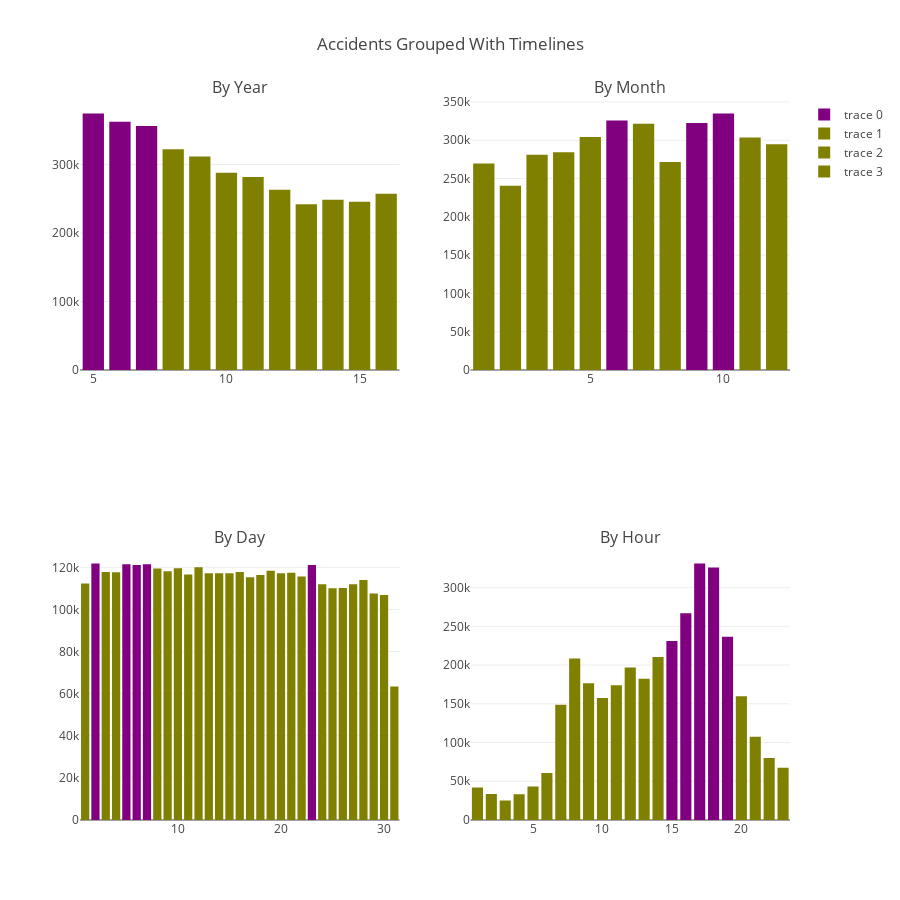

Write notebook code for a chart like this one.
### Code cell
init_notebook_mode(connected=True)
topcolor = 'rgb(128, 0, 128)'
othercolor = 'rgb(128, 128, 0)'
def plotbar(data, n):
    topn = data.sort_values(ascending=False)[0:n]
    colors = [topcolor if i in topn else othercolor for i in data.index]
    bar = go.Bar(x=data.index,y=data.values, marker=dict(color = colors))
    return bar

by_year = df_init.groupby(['an']).size()
by_month = df_init.groupby(['mois']).size()
by_day = df_init.groupby(['jour']).size()
by_hour = df_init.groupby(['hr']).size()

figure =tools.make_subplots(rows=2, cols=2, \
                            subplot_titles=('By Year', 'By Month', 'By Day', 'By Hour'))
trc1 = plotbar(by_year, 3)
trc2 = plotbar(by_month, 3)
trc3 = plotbar(by_day, 5)
trc4 = plotbar(by_hour, 5)

figure.append_trace(trc1, 1,1)
figure.append_trace(trc2, 1,2)
figure.append_trace(trc3, 2,1)
figure.append_trace(trc4, 2,2)

figure['layout'].update(height=900, width=900, title='Accidents Grouped With Timelines')
iplot(figure,filename='make-subplots-multiple-with-titles')

### Figure 1 — Plotly figure (JSON) as saved in the notebook; plotly's stock layout.template omitted (floating-point values rounded to 4 significant figures)
{"data": [{"marker": {"color": ["rgb(128, 0, 128)", "rgb(128, 0, 128)", "rgb(128, 0, 128)", "rgb(128, 128, 0)", "rgb(128, 128, 0)", "rgb(128, 128, 0)", "rgb(128, 128, 0)", "rgb(128, 128, 0)", "rgb(128, 128, 0)", "rgb(128, 128, 0)", "rgb(128, 128, 0)", "rgb(128, 128, 0)"]}, "type": "bar", "uid": "089641a8-9964-11e9-a5ac-9801a7b688a9", "x": [5, 6, 7, 8, 9, 10, 11, 12, 13, 14, 15, 16], "xaxis": "x", "y": [374561, 362507, 356228, 322196, 311706, 288112, 281675, 263194, 242163, 248642, 245706, 257286], "yaxis": "y"}, {"marker": {"color": ["rgb(128, 128, 0)", "rgb(128, 128, 0)", "rgb(128, 128, 0)", "rgb(128, 128, 0)", "rgb(128, 128, 0)", "rgb(128, 0, 128)", "rgb(128, 128, 0)", "rgb(128, 128, 0)", "rgb(128, 0, 128)", "rgb(128, 0, 128)", "rgb(128, 128, 0)", "rgb(128, 128, 0)"]}, "type": "bar", "uid": "089c1a1c-9964-11e9-9f16-9801a7b688a9", "x": [1, 2, 3, 4, 5, 6, 7, 8, 9, 10, 11, 12], "xaxis": "x2", "y": [269468, 240426, 281133, 284394, 304301, 325594, 321512, 271496, 322546, 334884, 303611, 294611], "yaxis": "y2"}, {"marker": {"color": ["rgb(128, 128, 0)", "rgb(128, 0, 128)", "rgb(128, 128, 0)", "rgb(128, 128, 0)", "rgb(128, 0, 128)", "rgb(128, 0, 128)", "rgb(128, 0, 128)", "rgb(128, 128, 0)", "rgb(128, 128, 0)", "rgb(128, 128, 0)", "rgb(128, 128, 0)", "rgb(128, 128, 0)", "rgb(128, 128, 0)", "rgb(128, 128, 0)", "rgb(128, 128, 0)", "rgb(128, 128, 0)", "rgb(128, 128, 0)", "rgb(128, 128, 0)", "rgb(128, 128, 0)", "rgb(128, 128, 0)", "rgb(128, 128, 0)", "rgb(128, 128, 0)", "rgb(128, 0, 128)", "rgb(128, 128, 0)", "rgb(128, 128, 0)", "rgb(128, 128, 0)", "rgb(128, 128, 0)", "rgb(128, 128, 0)", "rgb(128, 128, 0)", "rgb(128, 128, 0)", "rgb(128, 128, 0)"]}, "type": "bar", "uid": "089cc1a6-9964-11e9-b110-9801a7b688a9", "x": [1, 2, 3, 4, 5, 6, 7, 8, 9, 10, 11, 12, 13, 14, 15, 16, 17, 18, 19, 20, 21, 22, 23, 24, 25, 26, 27, 28, 29, 30, 31], "xaxis": "x3", "y": [112356, 121810, 117805, 117655, 121451, 121118, 121398, 119419, 118114, 119536, 116597, 120033, 117211, 117208, 117141, 117757, 115298, 116323, 118418, 117150, 117423, 115585, 121087, 112008, 110112, 110133, 111916, 114023, 107557, 106895, 63439], "yaxis": "y3"}, {"marker": {"color": ["rgb(128, 128, 0)", "rgb(128, 128, 0)", "rgb(128, 128, 0)", "rgb(128, 128, 0)", "rgb(128, 128, 0)", "rgb(128, 128, 0)", "rgb(128, 128, 0)", "rgb(128, 0, 128)", "rgb(128, 0, 128)", "rgb(128, 0, 128)", "rgb(128, 0, 128)", "rgb(128, 0, 128)", "rgb(128, 128, 0)", "rgb(128, 128, 0)", "rgb(128, 128, 0)", "rgb(128, 128, 0)", "rgb(128, 128, 0)", "rgb(128, 128, 0)", "rgb(128, 128, 0)", "rgb(128, 128, 0)", "rgb(128, 128, 0)", "rgb(128, 128, 0)", "rgb(128, 128, 0)", "rgb(128, 128, 0)"]}, "type": "bar", "uid": "089d6264-9964-11e9-8613-9801a7b688a9", "x": ["", "1", "10", "11", "12", "13", "14", "15", "16", "17", "18", "19", "2", "20", "21", "22", "23", "3", "4", "5", "6", "7", "8", "9"], "xaxis": "x4", "y": [55113, 41913, 157433, 173906, 196883, 182448, 210350, 231174, 266967, 331126, 325896, 236419, 33565, 159712, 107435, 80002, 67569, 25227, 33285, 43228, 60632, 148743, 208486, 176464], "yaxis": "y4"}], "layout": {"annotations": [{"font": {"size": 16}, "showarrow": false, "text": "By Year", "x": 0.225, "xanchor": "center", "xref": "paper", "y": 1, "yanchor": "bottom", "yref": "paper"}, {"font": {"size": 16}, "showarrow": false, "text": "By Month", "x": 0.775, "xanchor": "center", "xref": "paper", "y": 1, "yanchor": "bottom", "yref": "paper"}, {"font": {"size": 16}, "showarrow": false, "text": "By Day", "x": 0.225, "xanchor": "center", "xref": "paper", "y": 0.375, "yanchor": "bottom", "yref": "paper"}, {"font": {"size": 16}, "showarrow": false, "text": "By Hour", "x": 0.775, "xanchor": "center", "xref": "paper", "y": 0.375, "yanchor": "bottom", "yref": "paper"}], "height": 900, "title": "Accidents Grouped With Timelines", "width": 900, "xaxis": {"anchor": "y", "domain": [0, 0.45]}, "xaxis2": {"anchor": "y2", "domain": [0.55, 1]}, "xaxis3": {"anchor": "y3", "domain": [0, 0.45]}, "xaxis4": {"anchor": "y4", "domain": [0.55, 1]}, "yaxis": {"anchor": "x", "domain": [0.625, 1]}, "yaxis2": {"anchor": "x2", "domain": [0.625, 1]}, "yaxis3": {"anchor": "x3", "domain": [0, 0.375]}, "yaxis4": {"anchor": "x4", "domain": [0, 0.375]}}}
